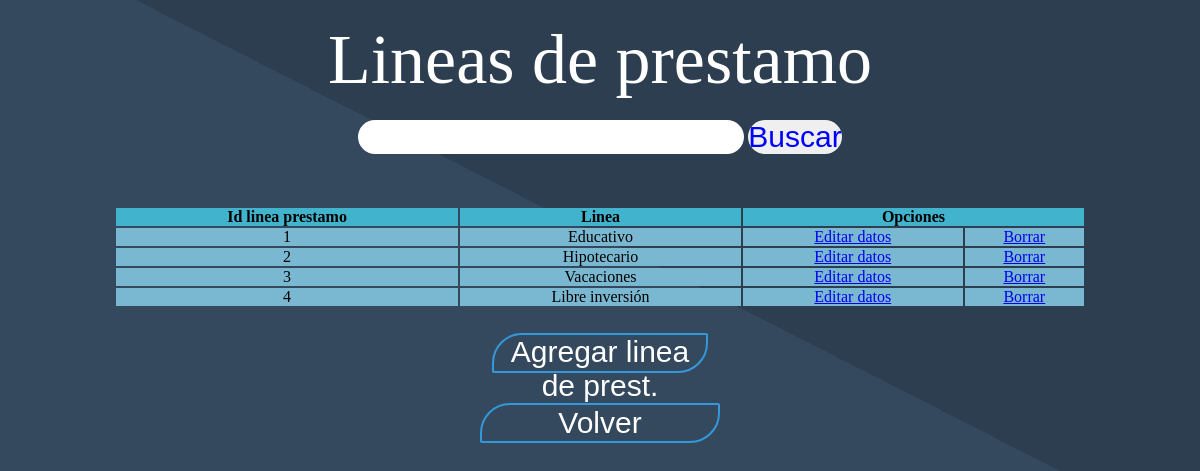
Page /elporvenir/linea_prestamo/mostrar.php on the committed database.
### tables this page shows
CREATE TABLE `linea_prestamo` (
  `id_linea_prestamo` int(2) NOT NULL,
  `descr_linea_prestamo` varchar(20) NOT NULL
);

### elporvenir/clases/class_linea_prest.php (called while the page is built, shortened)
<?php
class linea_prestamo
{
    public function leeer()
    {
        try
        {
            $base = new PDO("mysql:host=localhost;dbname=elporvenir", "root", "");
            $base->setAttribute(PDO::ATTR_ERRMODE, PDO::ERRMODE_EXCEPTION);
            $base->exec("SET CHARACTER SET utf8");
            $sql = "SELECT * from linea_prestamo";
            $resultado = $base->prepare($sql);
            $resultado->execute();
            return $resultado;
        }
        catch(Exception $e)
        {
            die('Error de conexión: '.$e->getMessage());
        }
    }
}
?>

### elporvenir/linea_prestamo/mostrar.php (the view, shortened to what this page needs)
<?php
require_once("../clases/class_linea_prest.php");
$cliente = new linea_prestamo();
$resultado = $cliente->leeer();
if ($resultado !== false) {
?>
<!DOCTYPE html>
<html lang="en">
<head>
    <link rel="stylesheet" href="../estilos/mostrar.css?ver=1">
</head>
<body>
    <section>
        <p style="font-size: 70px; color: white; font-family: cursive">Lineas de prestamo</p>
    </section>
    <form action="busqueda.php" method="post">
        <input style="font-size: 30px" type="text" name="busqueda" required>
        <input type="submit" value="Buscar" style="font-size: 30px; color: blue;">
    </form>
    <nav>
        <form action="socio_asoci.php" method="post">
            <table width="90%">
                <tr>
                    <th colspan="1"><p>Id linea prestamo</p></th>
                    <th colspan="1"><p>Linea </p></th>
                    <th colspan="2"><p>Opciones</p></th>
                </tr>
                <?php
                while ($contenido = $resultado->fetch(PDO::FETCH_ASSOC)) {
                    $id = $contenido["id_linea_prestamo"];
                    $doc = $contenido["descr_linea_prestamo"];
                ?>
                <tr>
                    <td><?php echo $id; ?></td>
                    <td><?php echo $doc; ?></td>
                    <td><?php echo "<a href='edit_soc.php?busqueda=" . $id . "'>Editar datos</a>"; ?></td>
                    <td><?php echo "<a href='delete.php?delete=" . $id . "' onclick='return confirmarBorrar();'>Borrar</a>"; ?></td>
                  </tr>
                <?php
                }
                ?>
            </table>
            <div class="actualiza">
                <button>Agregar linea de prest.</button>
        </div>
        </form>
    </nav>
    <button onclick="location.href='../index.php'">Volver</button>
</body>
</html>
<?php
} else {
    echo "Ocurrió un error al recuperar los datos.";
}
?>

### elporvenir/estilos/mostrar.css (style rules this page uses)
* { padding: 0; margin: 0; border: 0; box-sizing: border-box; text-align: center; }
body { width: 100%; height: 100%; background: linear-gradient(27deg,#34495e 50%,#2c3e50 50%); }
section { width: 90%; padding: 20px; margin: auto; text-align: center; }
nav { width: 90%; margin: auto; padding-top: 52px; text-align: center; }
table { margin: auto; }
table th:nth-child(even) { background-color: rgb(65, 179, 204); }
table tr,th:nth-child(even) { background-color: rgb(65, 179, 204); }
table td,tr,th:nth-child(even) { background-color: rgb(122, 184, 209); font-family:cursive }
button { float: center; display: block; font-size: 30px; margin: auto; margin-top: 25px; margin-bottom: 30px; height: 40px; width: 20%; background: transparent; color: white; border-radius: 2px; border: 2px solid #3498db;; cursor: pointer; outline: none; transition: all 5.s ease; border-top-left-radius: 30px; border-bottom-right-radius: 30px; }
input { border-radius: 50px; }

### rows in the picture
linea_prestamo: id_linea_prestamo "1", descr_linea_prestamo "Educativo"
linea_prestamo: id_linea_prestamo "2", descr_linea_prestamo "Hipotecario"
linea_prestamo: id_linea_prestamo "3", descr_linea_prestamo "Vacaciones"
linea_prestamo: id_linea_prestamo "4", descr_linea_prestamo "Libre inversión"
